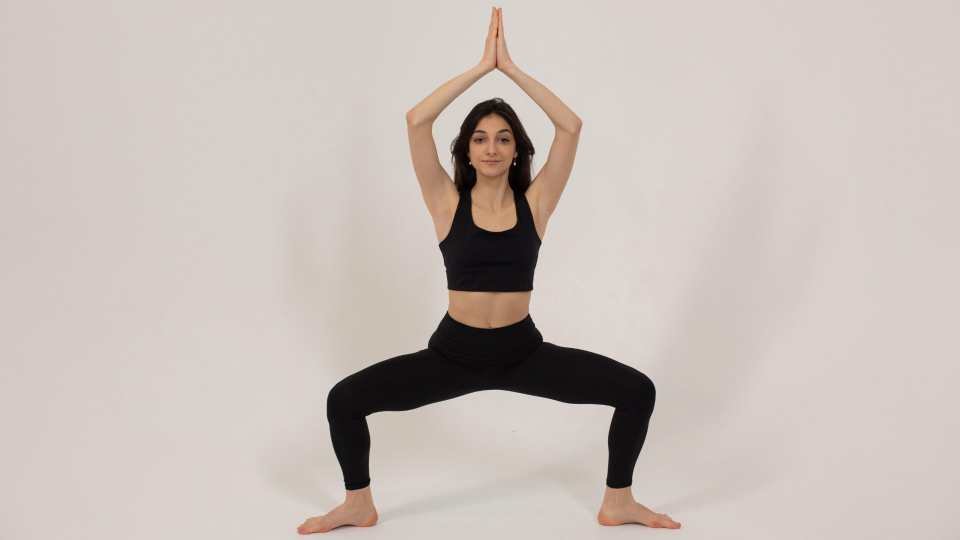
#> input picture TestVision/pose1.jpg, 1920 x 1080 px (shown at 1/2 size)
$ jupyter execute --allow-errors vision.ipynb
#> lines starting #> are read from the running program, lines starting #| are printed output that depends on the picture
[cell 1]
import cv2 as cv
import matplotlib.pyplot as plt
import numpy as np

#> (a cell that did not finish here is left out)

[cell 3]
inWidth = 368
inHeight = 368
thr = 0.3

[cell 4]
BODY_PARTS = {"Nose": 0, "Neck": 1, "RShoulder": 2, "RElbow": 3, "RWrist": 4,
              "LShoulder": 5, "LElbow": 6, "LWrist": 7, "RHip": 8, "RKnee": 9,
              "RAnkle": 10, "LHip": 11, "LKnee": 12, "LAnkle": 13}

POSE_PAIRS = [["Neck", "RShoulder"], ["Neck", "LShoulder"], ["RShoulder", "RElbow"],
              ["RElbow", "RWrist"], ["LShoulder", "LElbow"], ["LElbow", "LWrist"],
              ["Neck", "RHip"], ["RHip", "RKnee"], ["RKnee", "RAnkle"], ["Neck", "LHip"],
              ["LHip", "LKnee"], ["LKnee", "LAnkle"], ["Neck", "Nose"]]

[cell 5]
img = cv.imread("pose1.jpg")
#> img is the input picture: shape (1080, 1920, 3); mean B, G, R 184.4, 190.2, 199.7

[cell 6]
plt.imshow(img)

[cell 7]
cropped_image = img[0:1200, 400:1600]
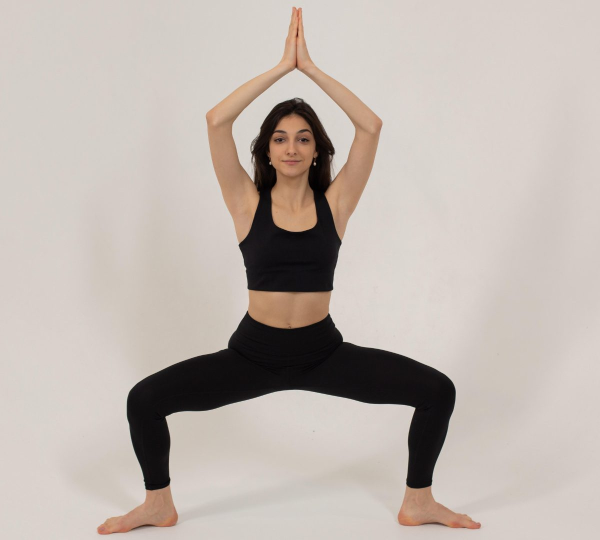
#> cropped_image: shape (1080, 1200, 3) (shown at 1/2 size); mean B, G, R 174.9, 181.6, 191.3
plt.imshow(cv.cvtColor(cropped_image, cv.COLOR_BGR2RGB))

[cell 8]
def pose_estimation(frame, width = inWidth, height = inHeight):
#> called with width = 368, height = 368
    frameWidth = frame.shape[1]
#> frameWidth = 1200
    frameHeight = frame.shape[0]
#> frameHeight = 1080
    net.setInput(cv.dnn.blobFromImage(frame, 1.0, (width, height), (127.5, 127.5, 127.5), swapRB=True, crop=True))
    out = net.forward()
    out = out[:, :14, :, :]

    assert(len(BODY_PARTS) == out.shape[1])

    points = []

    for i in range(len(BODY_PARTS)):
        #Slice heatmap of corresponding body's part
        heatMap = out[0, i, :, :]

        _, conf, _, point = cv.minMaxLoc(heatMap)
        x = (frameWidth * point[0]) / out.shape[3]
        y = (frameHeight * point[1]) /out.shape[2]
        #Add a point if it's confidence is higher than threshold
        points.append((int(x), int(y)) if conf > thr else None)

    for pair in POSE_PAIRS:
        partFrom = pair[0]
        partTo = pair[1]
        assert partFrom in BODY_PARTS, f"{partFrom} is not valid"
        assert partTo in BODY_PARTS, f"{partTo} is not valid"

        idFrom = BODY_PARTS[partFrom]
        idTo = BODY_PARTS[partTo]

        if points[idFrom] and points[idTo]:
            cv.line(frame, points[idFrom], points[idTo], (0, 255, 0), 2)
            cv.ellipse(frame, points[idFrom], (2, 2), 0, 0, 360, (0, 0, 255), cv.FILLED)
            cv.ellipse(frame, points[idTo], (2, 2), 0, 0, 360, (0, 0, 255), cv.FILLED)

    t, _ = net.getPerfProfile()
    freq = cv.getTickFrequency() / 1000
    cv.putText(frame, '%.2fms' % (t / freq), (10, 20), cv.FONT_HERSHEY_COMPLEX, 0.5, (0, 0, 0))
    return frame
